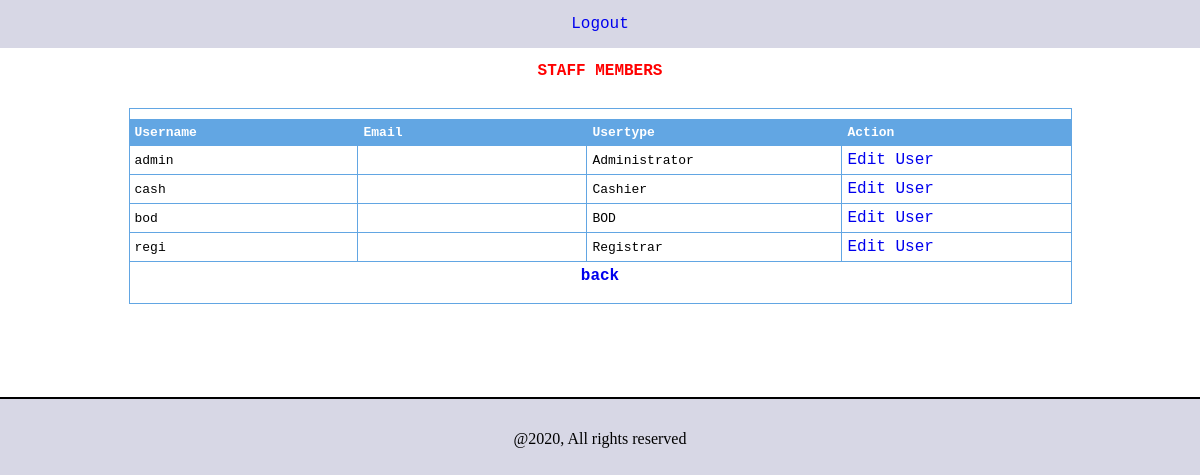
Screenshot of /staff.php (signed in) with the database file from the repository.
### tables this page shows
CREATE TABLE IF NOT EXISTS `users` (
  `username` varchar(44) NOT NULL,
  `password` varchar(44) NOT NULL,
  `usertype` varchar(44) NOT NULL
);

### staff.php (the view, shortened to what this page needs)
<html><head>
	<link href="config/style.css" rel="stylesheet" type="text/css">
</head><body leftmargin="0" topmargin="0" bgcolor="#d7d7e5" marginheight="0" marginwidth="0">
		<table width="100%" border="0" cellpadding="0" cellspacing="0">
			<tbody>
			<tr>
                            <td height="48">
                            <p style="margin-top: 0pt; margin-bottom: 0pt;" align="center"><a href="index.php">Logout</a></p></td>
              </tr>
            <tr>
                            <td bordercolor="#666666" style="border-bottom-style: solid; border-bottom-width: 1px;" bgcolor="#ffffff" height="88">
                            <div id="printarea">
                            <table width="945" border="0" align="center" cellpadding="0" cellspacing="0">
                              <tr>
                                <td height="45"><div align="center" class="FormCommonRequired style2"><strong> STAFF MEMBERS </strong></div></td>
                              </tr>
                              <tr>
                                <td><br>
                                  <table width="943" border="0" align="center" cellpadding="5" cellspacing="1" bgcolor="#62A6E3">
                                    <tr>
                                      <td colspan="11" bgcolor="#FFFFFF"><div align="center">
                                          <?php
$sql="SELECT * FROM users";
$result=mysql_query($sql);
?>
                                      </div></td>
                                    </tr>
                                    <tr>
                                      <td width="90" bgcolor="#62A6E3"><span class="style1">Username</span></td>
                                      <td width="90" bgcolor="#62A6E3"><span class="style1">Email</span></td>
                                      <td width="90" bgcolor="#62A6E3"><span class="style1">Usertype</span></td>
                                      <td width="90" bgcolor="#62A6E3"><span class="style1">Action</span></td>
                                       </tr>
                                    <?php
								while($rows=mysql_fetch_array($result)){
									?>
                                    <tr>
                                      <td bgcolor="#FFFFFF"><?php echo $rows['username']; ?></td>
                                      <td bgcolor="#FFFFFF"><?php echo $rows['email']; ?></td>
                                      <td bgcolor="#FFFFFF"><?php echo $rows['usertype']; ?></td>
                                        <td bgcolor="#FFFFFF">  <a href="edit-user.php?uid=<?php echo $rows['ID']?>">Edit User</a> </td>
                                    </tr>
                                    <?php
												}
											?>
                                    <tr>
                                      <td colspan="11" bgcolor="#FFFFFF"><div align="center">
                                        <blockquote>
                                          <p><a href="javascript:history.back();"><strong> back</strong></a></p>
                                        </blockquote>
                                      </div></td>
                                    </tr>
                                  </table></td>
                              </tr>
                              <tr>
                                <td height="78">&nbsp;</td>
                              </tr>
                            </table>
                            </div>
              <p style="margin-top: 0pt; margin-bottom: 0pt;" align="center">&nbsp;</p></td>
              </tr>
			<tr>
			  <td style="border-top-style: solid; border-top-width: 1px;">&nbsp;</td>
			</tr>
	</tbody></table>
    <p align="center"> @<?php echo date('Y')?>, All rights reserved</p>
	</body></html>

### config/style.css (style rules this page uses)
td { font-family: monospace; font-size: 13px; }
.FormCommonRequired { color: #FF0000; }

### staff.php (style rules this page uses)
a:link { text-decoration: none; }
.style1 { color: #FFFFFF; font-weight: bold; }
.style2 { font-size: 16px }

### rows the page displays
users: username "admin", usertype "Administrator"
users: username "cash", usertype "Cashier"
users: username "bod", usertype "BOD"
users: username "regi", usertype "Registrar"
